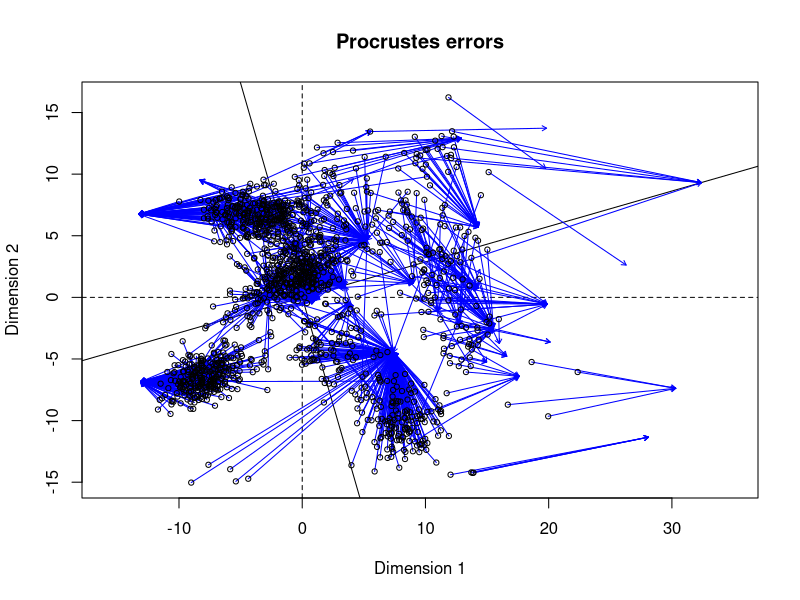
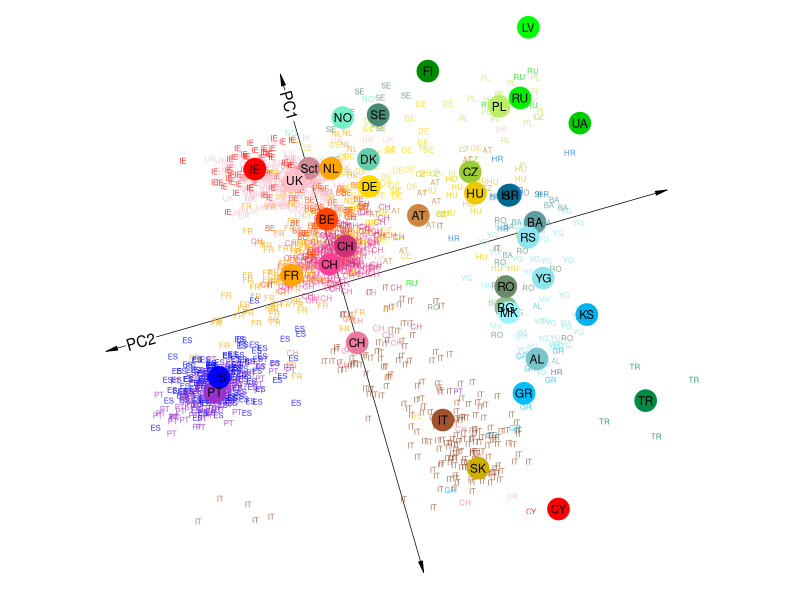
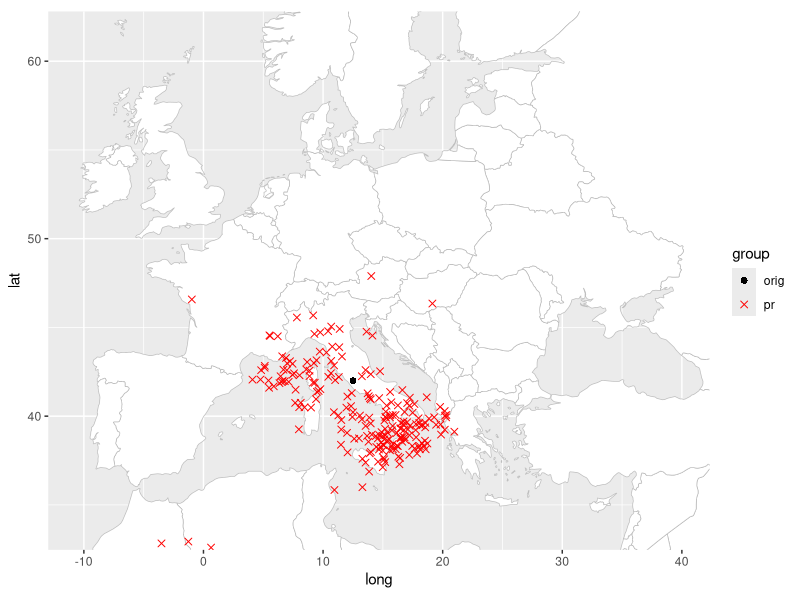

These figures' R source, in order:

###########################################################################
## Visualization and reanalysis of European PCA in Novembre et al 2008   ##
###########################################################################


## libraries
library(tidyverse)
library(vegan) ## for procrustes analysis


## read dataset and color mapping
pca <- read_tsv("datasets/novembre_2008_pca.tsv")
colors <- read_tsv("datasets/novembre_2008_colours.tsv", col_names = c("country", "color"))


## perform rotation using procrustes analysis

### target matrix of longitude / latitude for samples
loc <- pca %>%
    select(longitude, latitude) %>%
    as.matrix()

###  matrix of PC1/PC2 to be rotated
pca1 <- pca %>%
    select(PC1, PC2) %>%
    as.matrix()


### procrustes results
rot <- procrustes(loc, pca1)
plot(rot)
pca <- pca %>%
    mutate(PC1_rot = rot$Yrot[,1], PC2_rot = rot$Yrot[,2])


## recreate Novembre et al PCA plot

### set up color scale
colorscale <- colors$color
names(colorscale) <- colors$country

### summary table of median PC values
pca_summary <- pca %>%
    group_by(country, alabels) %>%
    summarise_at(c("PC1_rot", "PC2_rot"), median)

### set up matrix of line segment points for rotated axis display
lim_pc1 <- extendrange(pca$PC1)
lim_pc2 <- extendrange(pca$PC2)

axis <- rbind(c(lim_pc1[1], 0), c(lim_pc1[2], 0), c(0, lim_pc2[1]), c(0, lim_pc2[2]))
axis_rot <- predict(rot, axis, truemean = FALSE)
axis_rot_df  <- tibble(x = axis_rot[c(1, 3),1], xend = axis_rot[c(2, 4),1], y = axis_rot[c(1, 3),2], yend = axis_rot[c(2, 4), 2])

### set up matrix for axis label positions
labels <- rbind(c(lim_pc1[2] * 0.85, 0), c(0, lim_pc2[2] * 0.85))
labels_rot <- predict(rot, labels, truemean = FALSE) %>%
    as_tibble() %>%
    mutate(labels = c("PC1", "PC2"))
colnames(labels_rot)[1:2] <- c("PC1_rot", "PC2_rot")

### angles for geom_text
theta1 <- acos(rot$rotation[1,1]) * 180 / pi

### plot
p <- ggplot(pca, aes(x = PC1_rot, y = PC2_rot))
p +
    geom_segment(aes(x = x, xend = xend, y = y, yend = yend), size = 0.25, arrow = arrow(ends = "both", angle = 10, type = "closed", length = unit(0.02, "npc")), data = axis_rot_df) +
    geom_point(size = 10, colour = "white", data = labels_rot) +
    geom_text(aes(label = labels), angle = c(theta1 + 180, theta1 + 270), data = labels_rot) +
    geom_text(aes(label = alabels, colour = country), alpha = 0.8, size = 2) +
    geom_point(aes(colour = country), size = 7, data = pca_summary) +
    geom_text(aes(label = alabels), size = 3, data = pca_summary) +
    scale_color_manual(name = "Country", values = colorscale) +
    coord_equal() +
    theme_void() +
    theme(legend.position = "none")



## linear model prediction of latitude / longitude

### set up linear model and predict lat/long for test individuals
test_country <- "Italy"
d_train <- filter(pca, country != test_country)
d_test <- filter(pca, country == test_country)

lm_long <- lm(longitude ~ PC1_rot * PC2_rot, data = d_train)
lm_lat <- lm(latitude ~ PC1_rot * PC2_rot, data = d_train)

d1 <- select(d_test, sampleId, longitude, latitude) %>%
    mutate(longitude_pr = predict(lm_long, d_test), latitude_pr = predict(lm_lat, d_test), longitude_orig = longitude, latitude_orig = latitude) %>%
    select(-longitude:-latitude) %>%
    pivot_longer(-sampleId) %>%
    separate(name, into = c("variable", "group")) %>%
    pivot_wider(names_from = variable, values_from = value)


### plot locations on map
w <- map_data("world")

lim_long <- extendrange(pca$longitude)
lim_lat <- extendrange(pca$latitude)

pal <- c("black", "red")
names(pal) <- c("orig", "pr")

sh <- c(16, 4)
names(sh) <- c("orig", "pr")

p <- ggplot(w)
p +
    geom_polygon(aes(long, lat, group = group), fill = "white", color = "grey", size = 0.25) +
    geom_point(aes(x = longitude, y = latitude, colour = group, shape = group), size = 2, data = d1) +
    scale_color_manual(values = pal) +
    scale_shape_manual(values = sh) +
    coord_quickmap(xlim = lim_long, ylim = lim_lat)

